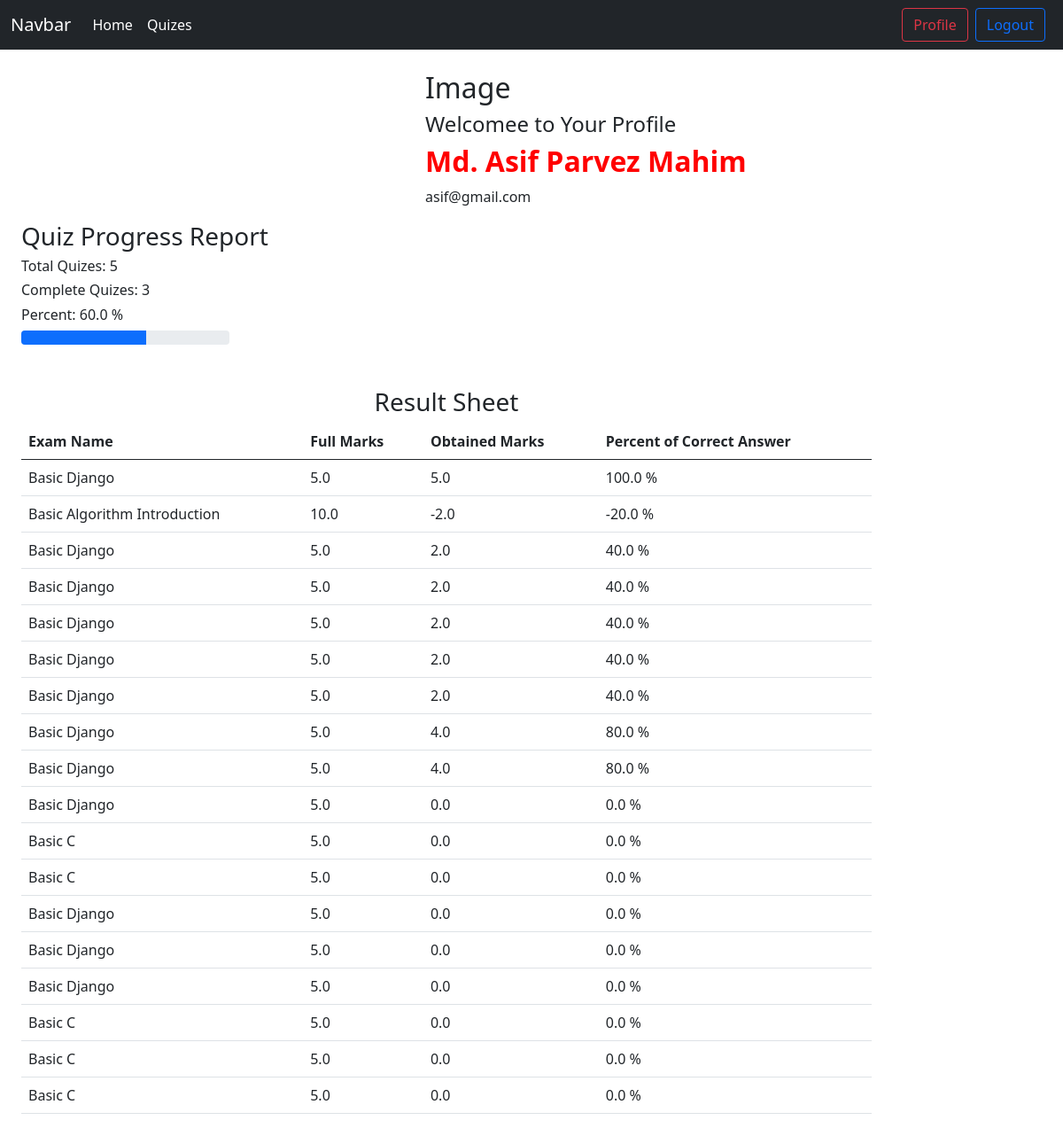
The app's page /authorizaion/profile/ (signed in) with its own data.
### result/models.py (models this page shows)
class Result(models.Model):
    quiz = models.ForeignKey(Quiz, on_delete=models.CASCADE)
    user = models.ForeignKey(User, on_delete=models.CASCADE)
    score = models.FloatField()
    exam_name = models.CharField(max_length=500, blank=True, null=True)
    total_questions = models.CharField(max_length=500, blank=True, null=True)
    percent = models.CharField(max_length=500, blank=True, null=True)
    fullMarks = models.CharField(max_length=500, blank=True, null=True)
    total_quizes = models.CharField(max_length=100, blank=True, null=True)
    completed_quizes = models.CharField(max_length=100, blank=True, null=True)
    percent_of_attempts = models.CharField(max_length=100, blank=True, null=True)
    def __str__(self):
        return str(self.pk)

### accounts/views.py (the view)
# urls.py: path("profile/", views.profile, name="profile"),
def profile(request):
    result_history = Result.objects.filter(user=request.user)
    progress = Result.objects.filter(user=request.user).last()
    print("PROG-> ", progress)
    return render(
        request, "profile.html", {"result": result_history, "progress": progress}
    )

### accounts/templates/profile.html (shortened to what this page needs)
{% extends "base.html" %}<br />
{%load static%}{%block script%}
<link rel="stylesheet" href="{% static 'accounts/style.css' %}" />
{%endblock%} {%block style%} {%endblock%} {%block content%}
<div class="user_info">
  <h2>Image</h2>
  <h4>Welcomee to Your Profile</h4>
  <h2>
    <span class="username"
      >{{request.user.first_name }} {{request.user.last_name}}</span
    >
  </h2>
  <p>{{request.user.email }}</p>
</div>
<div class="quiz_progress">
  <h3>Quiz Progress Report</h3>
  <h6>Total Quizes: {{progress.total_quizes}}</h6>
  <h6>Complete Quizes: {{progress.completed_quizes}}</h6>
  <div class="percentage">
    <div class="manual">
      <h6>Percent: {{progress.percent_of_attempts}} %</h6>
    </div>
    <div class="progress prg_bar">
      <div
        class="progress-bar"
        role="progressbar"
        style="width: {{progress.percent_of_attempts}}%"
        aria-valuenow="25"
        aria-valuemin="0"
        aria-valuemax="100"
      ></div>
    </div>
  </div>
</div>
<div class="res_sheet mt-5">
  <h3 class="text-center">Result Sheet</h3>
  <div class="table-responsive-sm">
    <table class="table">
      <thead>
        <tr>
          <th scope="col">Exam Name</th>
          <th scope="col">Full Marks</th>
          <th scope="col">Obtained Marks</th>
          <th scope="col">Percent of Correct Answer</th>
        </tr>
      </thead>
      <tbody>
        {%for res in result%}
        <tr>
          <td>{{res.exam_name}}</td>
          <td>{{res.fullMarks}}</td>
          <td>{{res.score}}</td>
          <td>{{res.percent}} %</td>
        </tr>
        {%endfor%}
      </tbody>
    </table>
  </div>
</div>
{%endblock%}

### accounts/static/accounts/style.css (style rules this page uses)
.username { color: red; font-weight: bold; }
.user_info { margin-left: 40%; margin-top: 2%; }
.quiz_progress { margin-left: 2%; }
.res_sheet { width: 80%; margin-left: 2%; }
.prg_bar { width: 20%; }

### records on screen
Result: total_quizes "5", completed_quizes "3", percent_of_attempts "60.0", exam_name "Basic C", fullMarks "5.0", score "0.0", percent "0.0"
Result: exam_name "Basic Django", fullMarks "5.0", score "5.0", percent "100.0"
Result: exam_name "Basic Algorithm Introduction", fullMarks "10.0", score "-2.0", percent "-20.0"
Result: exam_name "Basic Django", fullMarks "5.0", score "2.0", percent "40.0"
Result: exam_name "Basic Django", fullMarks "5.0", score "2.0", percent "40.0"
Result: exam_name "Basic Django", fullMarks "5.0", score "2.0", percent "40.0"
Result: exam_name "Basic Django", fullMarks "5.0", score "2.0", percent "40.0"
Result: exam_name "Basic Django", fullMarks "5.0", score "2.0", percent "40.0"
Result: exam_name "Basic Django", fullMarks "5.0", score "4.0", percent "80.0"
Result: exam_name "Basic Django", fullMarks "5.0", score "4.0", percent "80.0"
Result: exam_name "Basic Django", fullMarks "5.0", score "0.0", percent "0.0"
Result: exam_name "Basic C", fullMarks "5.0", score "0.0", percent "0.0"
Result: exam_name "Basic C", fullMarks "5.0", score "0.0", percent "0.0"
Result: exam_name "Basic Django", fullMarks "5.0", score "0.0", percent "0.0"
Result: exam_name "Basic Django", fullMarks "5.0", score "0.0", percent "0.0"
Result: exam_name "Basic Django", fullMarks "5.0", score "0.0", percent "0.0"
Result: exam_name "Basic C", fullMarks "5.0", score "0.0", percent "0.0"
Result: exam_name "Basic C", fullMarks "5.0", score "0.0", percent "0.0"

### other values on screen
{{ request.user.first_name }} "Md. Asif"
{{ request.user.last_name }} "Parvez Mahim"
{{ request.user.email }} "asif@gmail.com"
